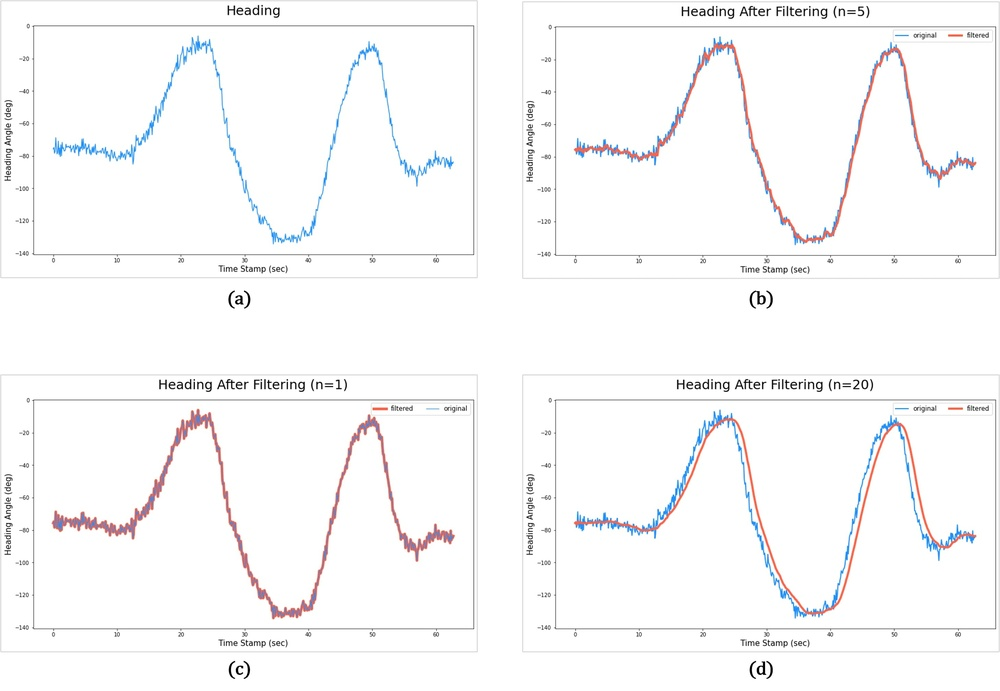
#> input picture data/sample_imgs/IMU-moving-average-filter.jpg, 1000 x 691 px, shrunk from 2916 x 2015 before the run, given in place of the camera
$ python web_cam_test.py
#> lines starting #> are read from the running program, lines starting #| are printed output that depends on the picture; after the words box and inside, x2 and y2 are one past the last pixel; in counts of white or black regions, pixels touching at a corner belong together
import cv2
import sys
import numpy as np

def nothing(x):
    pass

# Initialize the webcam
cap = cv2.VideoCapture(0)
if not cap.isOpened():
    print("Camera open failed!")
    sys.exit()

# Create a window for the trackbars
cv2.namedWindow('HSV_Toolbar')

# Create trackbars for HSV values
cv2.createTrackbar('H_min', 'HSV_Toolbar', 0, 179, nothing)
#> slider 'H_min' is set to 35
cv2.createTrackbar('S_min', 'HSV_Toolbar', 0, 255, nothing)
#> slider 'S_min' is set to 51
cv2.createTrackbar('V_min', 'HSV_Toolbar', 0, 255, nothing)
#> slider 'V_min' is set to 51
cv2.createTrackbar('H_max', 'HSV_Toolbar', 179, 179, nothing)
cv2.createTrackbar('S_max', 'HSV_Toolbar', 255, 255, nothing)
cv2.createTrackbar('V_max', 'HSV_Toolbar', 255, 255, nothing)

while True:
    ret, frame = cap.read()
#> frame is the input picture: shape (691, 1000, 3); mean B, G, R 249.4, 248.9, 249.2
    if not ret:
        break

    # Apply Gaussian blur to smoothen the image
    blurred = cv2.GaussianBlur(frame, (5, 5), 0)

    # Convert the frame to HSV
    hsv_frame = cv2.cvtColor(blurred, cv2.COLOR_BGR2HSV)
#> hsv_frame: shape (691, 1000, 3); mean H, S, V 9.7, 2.7, 250.5

    # Get current positions of the trackbars for HSV limits
    h_min = cv2.getTrackbarPos('H_min', 'HSV_Toolbar')
    s_min = cv2.getTrackbarPos('S_min', 'HSV_Toolbar')
    v_min = cv2.getTrackbarPos('V_min', 'HSV_Toolbar')
    h_max = cv2.getTrackbarPos('H_max', 'HSV_Toolbar')
    s_max = cv2.getTrackbarPos('S_max', 'HSV_Toolbar')
    v_max = cv2.getTrackbarPos('V_max', 'HSV_Toolbar')

    # Define HSV range based on trackbar values
    lower_hsv = np.array([h_min, s_min, v_min])
    upper_hsv = np.array([h_max, s_max, v_max])

    # Create a mask with the specified HSV range
    mask = cv2.inRange(hsv_frame, lower_hsv, upper_hsv)
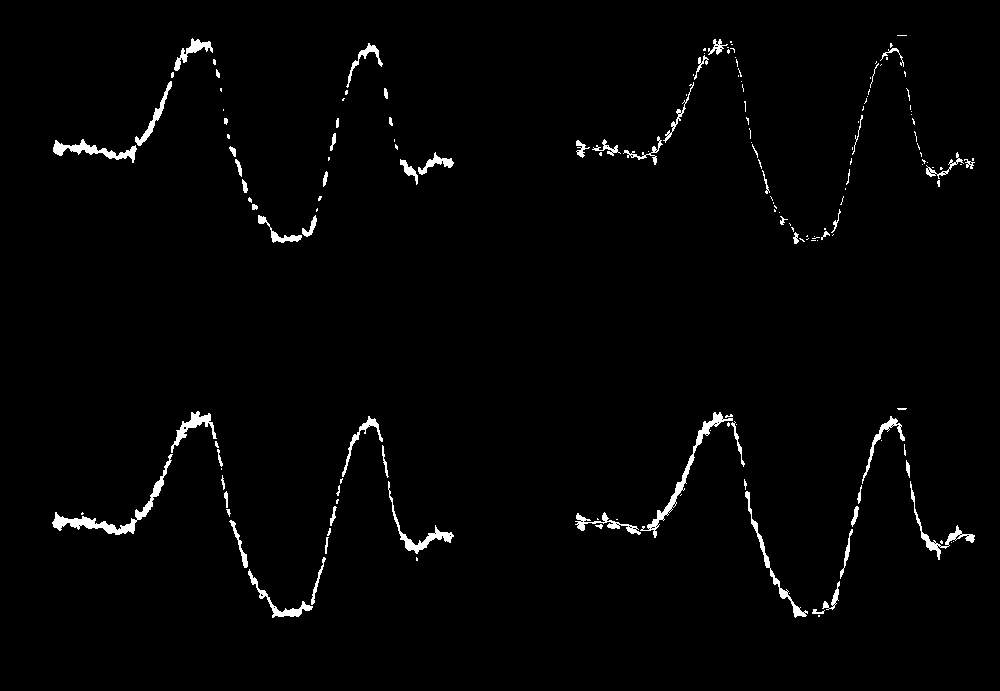
#> mask: shape (691, 1000); 1.7% white; 171 white regions (106 under 20 px), largest, box (x1, y1, x2, y2) and area: (52, 454, 173, 535) 1127, (640, 412, 733, 538) 895, (53, 139, 137, 163) 646

    # Apply the mask to get the result
    result = cv2.bitwise_and(frame, frame, mask=mask)
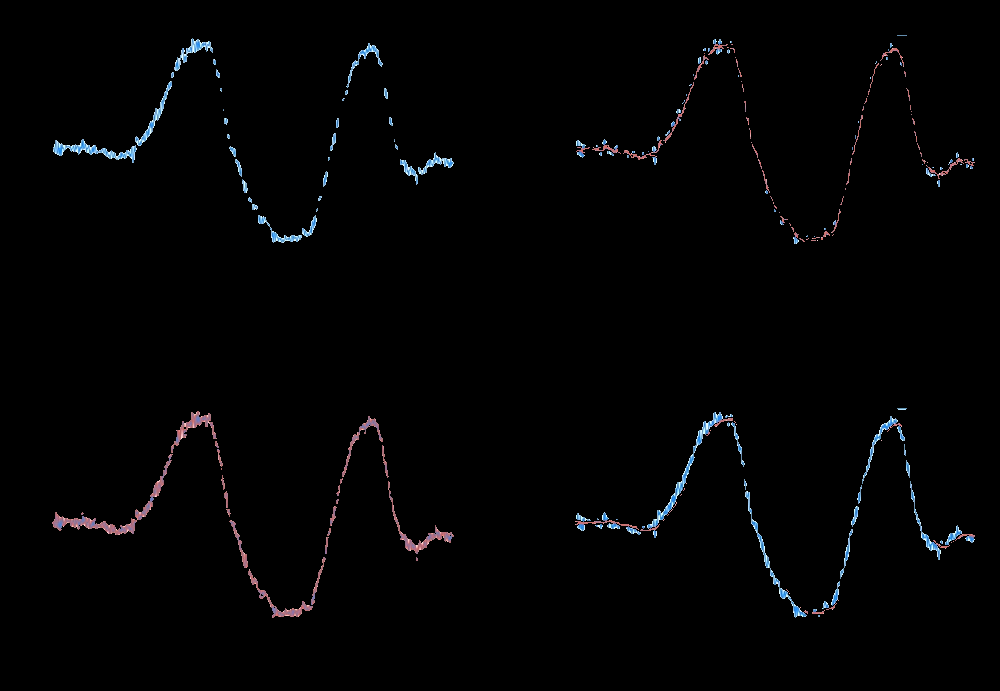
#> result: shape (691, 1000, 3); mean B, G, R 3.2, 2.7, 2.6

    # Show the original, mask, and result windows
    cv2.imshow('Original Frame', frame)
    cv2.imshow('HSV Mask', mask)
    cv2.imshow('Filtered Result', result)

    # Break the loop on ESC press
    if cv2.waitKey(10) == 27:
#> (key Esc is pressed here)
        break

# Release the camera and close all windows
cap.release()
cv2.destroyAllWindows()
